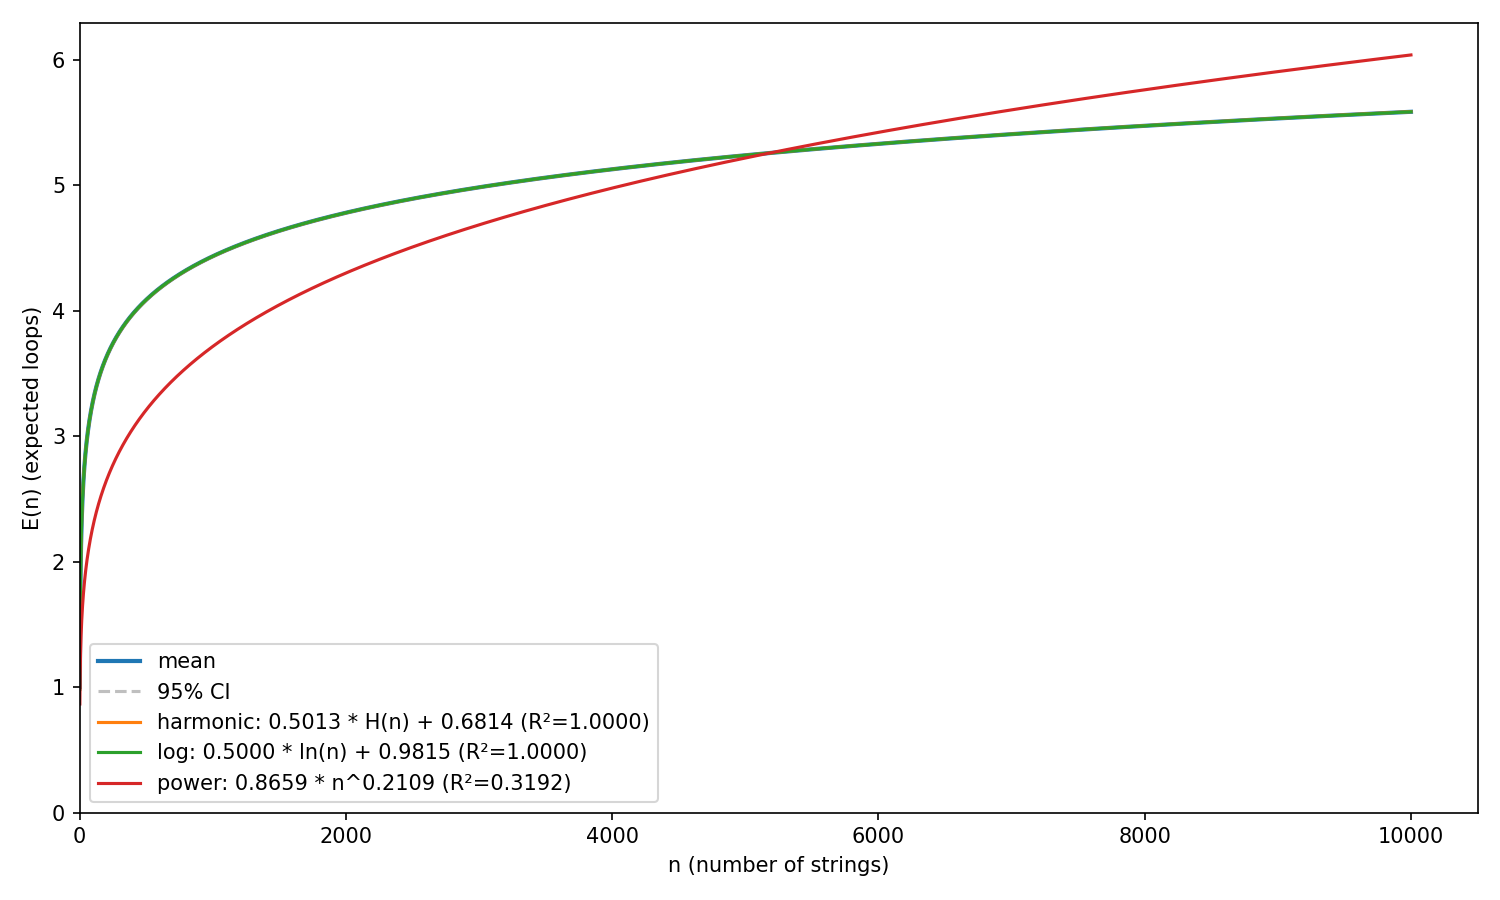

The script that saved this image:
import io
import subprocess
import time
import random
import torch
import numpy as np
import pandas as pd
import matplotlib.pyplot as plt
from itertools import batched
from tqdm import tqdm

# --- Simulation logic ---

def perform(n_strings: int) -> int:
  all_ends: list[int] = list(range(2*n_strings))
  end_map: dict[int, int] = {}
  for a, b in batched(all_ends, 2):
    end_map[a] = b
    end_map[b] = a

  result = 0

  while len(all_ends) != 0:
    # Remove a random end from the list
    a = all_ends.pop(random.randrange(len(all_ends)))
    b = all_ends.pop(random.randrange(len(all_ends)))

    # Find the other corresponding end
    a_corresp = end_map[a]

    # If they belong to the same string, then increment result
    if a_corresp == b:
      result += 1
      continue

    b_corresp = end_map[b] # else, merge

    end_map[a_corresp] = b_corresp
    end_map[b_corresp] = a_corresp

  return result


def run_trials_python(
  max_n_strings: int,
  n_trials: int,
) -> pd.DataFrame:
  rows = []
  for n_strings in tqdm(range(1, max_n_strings + 1), desc="Gathering"):
    for _ in range(n_trials):
      rows.append({'x': n_strings, 'y': perform(n_strings)})

  return pd.DataFrame(rows)


def run_exact_cpp(
  max_n_strings: int,
) -> pd.DataFrame:
  result = subprocess.run(
    ['./random-ends-v3', str(max_n_strings)],
    stdout=subprocess.PIPE, check=True,
  )
  ev = np.frombuffer(result.stdout, dtype=np.float64)
  return pd.DataFrame({'x': np.arange(1, len(ev) + 1), 'y': ev})


# --- Hypothesis definitions ---

class HarmonicModel(torch.nn.Module):
  def __init__(self):
    super().__init__()
    self.a = torch.nn.Parameter(torch.tensor(1.0))
    self.b = torch.nn.Parameter(torch.tensor(0.0))
    self._H_cache: torch.Tensor | None = None  # Expensive!

  def forward(self, x: torch.Tensor) -> torch.Tensor:
    if self._H_cache is None or self._H_cache.shape != x.shape:
      self._H_cache = torch.tensor([
        sum(1.0/k for k in range(1, int(n)+1)) for n in x.numpy()
      ])
    return self.a * self._H_cache + self.b

  def pretty(self) -> str:
    return f"{self.a.item():.4f} * H(n) + {self.b.item():.4f}"

class LogModel(torch.nn.Module):
  def __init__(self):
    super().__init__()
    self.a = torch.nn.Parameter(torch.tensor(1.0))
    self.b = torch.nn.Parameter(torch.tensor(0.0))

  def forward(self, x: torch.Tensor) -> torch.Tensor:
    return self.a * torch.log(x) + self.b

  def pretty(self) -> str:
    return f"{self.a.item():.4f} * ln(n) + {self.b.item():.4f}"

class PowerModel(torch.nn.Module):
  def __init__(self):
    super().__init__()
    self.a = torch.nn.Parameter(torch.tensor(1.0))
    self.b = torch.nn.Parameter(torch.tensor(0.5))

  def forward(self, x: torch.Tensor) -> torch.Tensor:
    return self.a * x ** self.b

  def pretty(self) -> str:
    return f"{self.a.item():.4f} * n^{self.b.item():.4f}"

class PolynomialModel(torch.nn.Module):
  def __init__(self):
    super().__init__()
    self.a = torch.nn.Parameter(torch.tensor(0.01))
    self.b = torch.nn.Parameter(torch.tensor(0.1))
    self.c = torch.nn.Parameter(torch.tensor(0.0))

  def forward(self, x: torch.Tensor) -> torch.Tensor:
    return self.a * x**2 + self.b * x + self.c

  def pretty(self) -> str:
    return f"{self.a.item():.4f}n² + {self.b.item():.4f}n + {self.c.item():.4f}"

def fit_hypotheses(
    trials_df: pd.DataFrame,
    models: dict[str, torch.nn.Module],
    lr: float = 0.01,
    epochs: int = 5000,
) -> tuple[pd.DataFrame, pd.DataFrame]:
  plot_df = trials_df.groupby('x')['y'].agg(mean='mean', std='std', count='count').reset_index()
  plot_df['ci95'] = 1.96 * plot_df['std'] / np.sqrt(plot_df['count'])

  x = torch.tensor(plot_df['x'].values, dtype=torch.float32)
  y = torch.tensor(plot_df['mean'].values, dtype=torch.float32)

  meta_rows = []

  for name, model in tqdm(models.items(), desc="Fitting", total=len(models)):
    optimizer = torch.optim.Adam(model.parameters(), lr=lr)
    loss_fn = torch.nn.MSELoss()

    for _ in range(epochs):
      optimizer.zero_grad()
      loss = loss_fn(model(x), y)
      loss.backward()
      optimizer.step()

    with torch.no_grad():
      fitted = model(x)
      ss_res = torch.sum((fitted - y) ** 2).item()
      ss_tot = torch.sum((y - y.mean()) ** 2).item()
      r2 = 1 - ss_res / ss_tot
      plot_df[name] = fitted.numpy()

    pretty = model.pretty()
    print(f"  {name}: {pretty} (R²={r2:.4f})")
    meta_rows.append({'name': name, 'pretty': pretty, 'r2': r2})

  meta_df = pd.DataFrame(meta_rows)
  return plot_df, meta_df


# --- Plotting function ---

def plot(
    plot_df: pd.DataFrame,
    meta_df: pd.DataFrame,
    filename: str,
) -> None:
  plt.figure(figsize=(10, 6))
  plt.plot(plot_df['x'], plot_df['mean'], label='mean', linewidth=2)
  plt.plot(plot_df['x'], plot_df['mean'] + plot_df['ci95'],
           linestyle='--', color='gray', alpha=0.5, label='95% CI')
  plt.plot(plot_df['x'], plot_df['mean'] - plot_df['ci95'],
           linestyle='--', color='gray', alpha=0.5)

  for _, row in meta_df.iterrows():
    label = f"{row['name']}: {row['pretty']} (R²={row['r2']:.4f})"
    plt.plot(plot_df['x'], plot_df[row['name']], label=label)

  plt.xlim(left=0)
  plt.ylim(bottom=0)
  plt.xlabel('n (number of strings)')
  plt.ylabel('E(n) (expected loops)')
  plt.legend()
  plt.tight_layout()
  plt.savefig(filename, dpi=150)
  plt.close()

# --- Main function ---

def main() -> None:
  max_n_strings = 10_000

  print(f"--- Phase 1: Gather data {max_n_strings=} ---")
  start_time = time.time()
  trials_df = run_exact_cpp(max_n_strings)
  print(f"  Took {time.time() - start_time:.2f} seconds.")

  print("--- Phase 2: Fit hypotheses ---")
  start_time = time.time()
  models: dict[str, torch.nn.Module] = {
    'harmonic': HarmonicModel(),
    'log': LogModel(),
    'power': PowerModel(),
    # 'polynomial': PolynomialModel(),
  }
  plot_df, meta_df = fit_hypotheses(trials_df, models)
  print(f"  Took {time.time() - start_time:.2f} seconds.")

  print("--- Phase 3: Plot ---")
  plot(plot_df, meta_df, 'random-ends-v3.png')
  print("  Saved to random-ends-v3.png")


if __name__ == "__main__":
  main()
